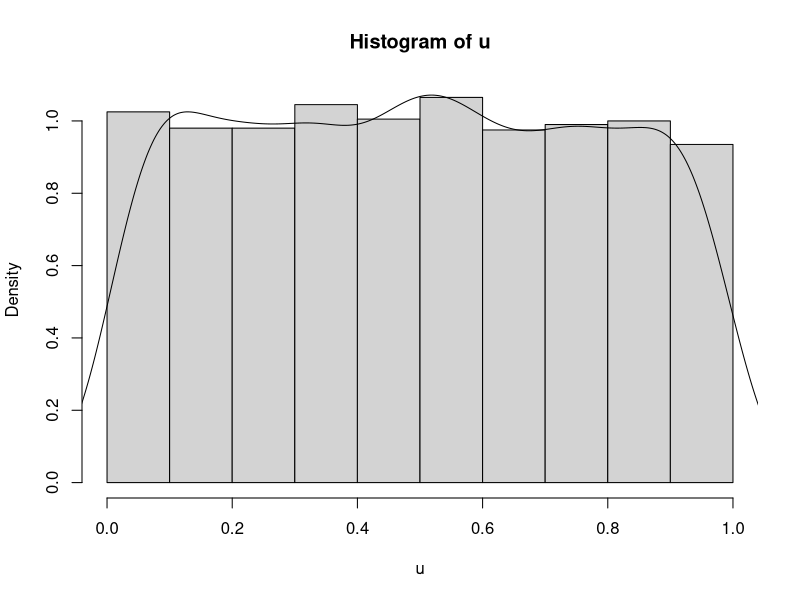
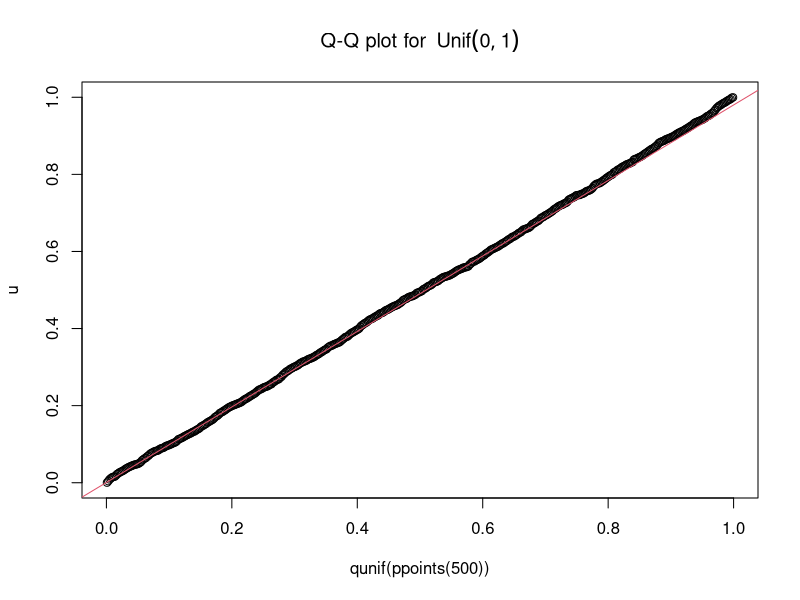
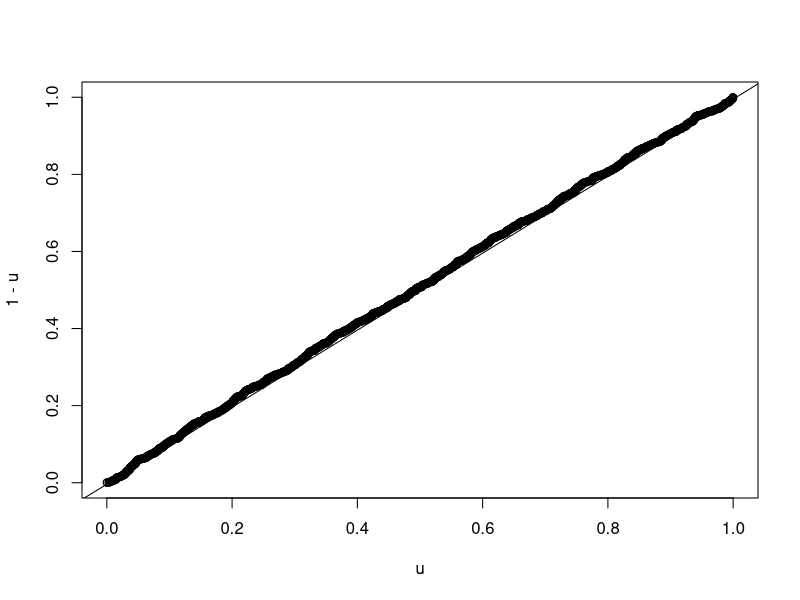
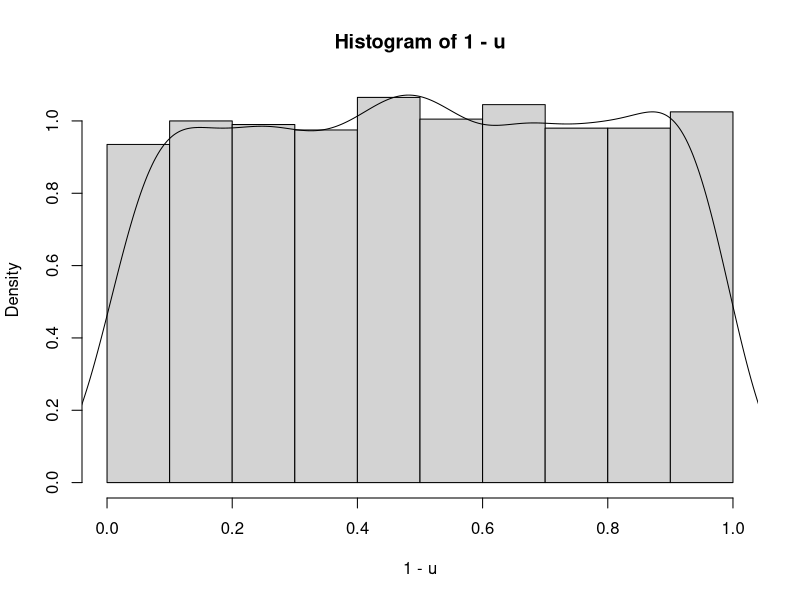
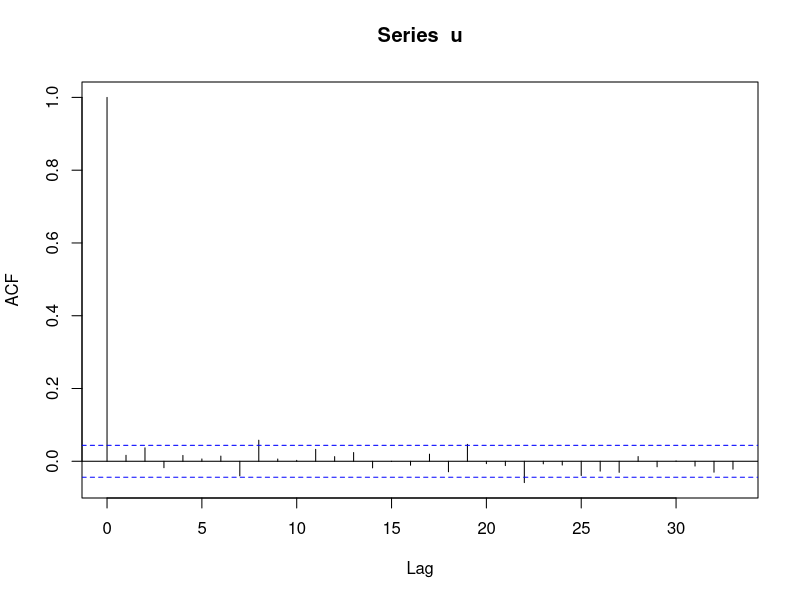
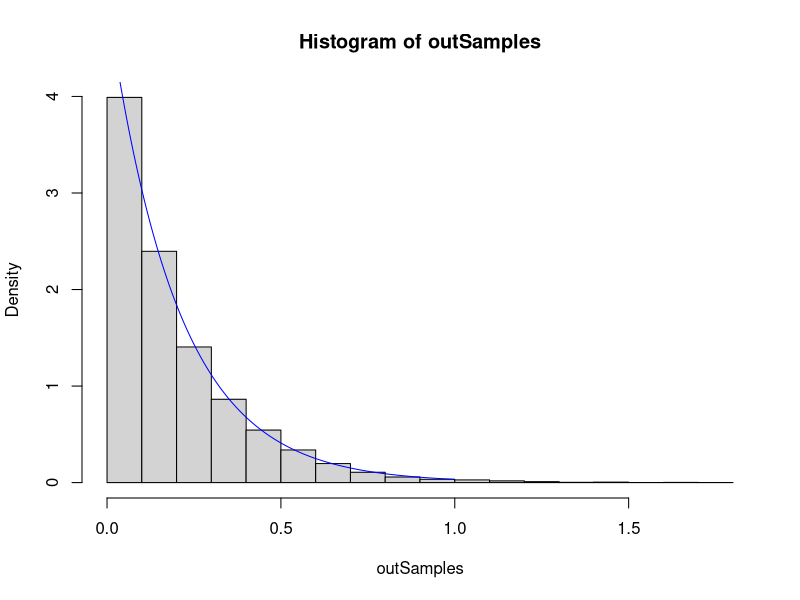
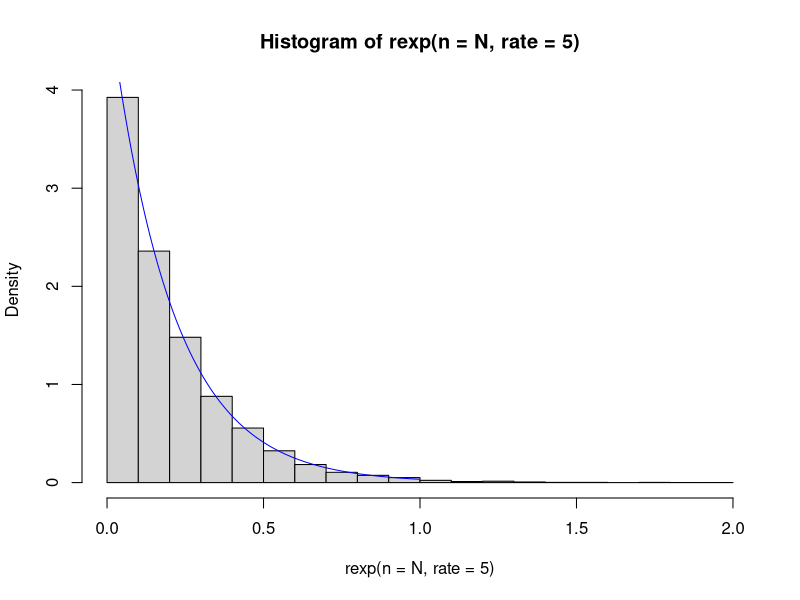
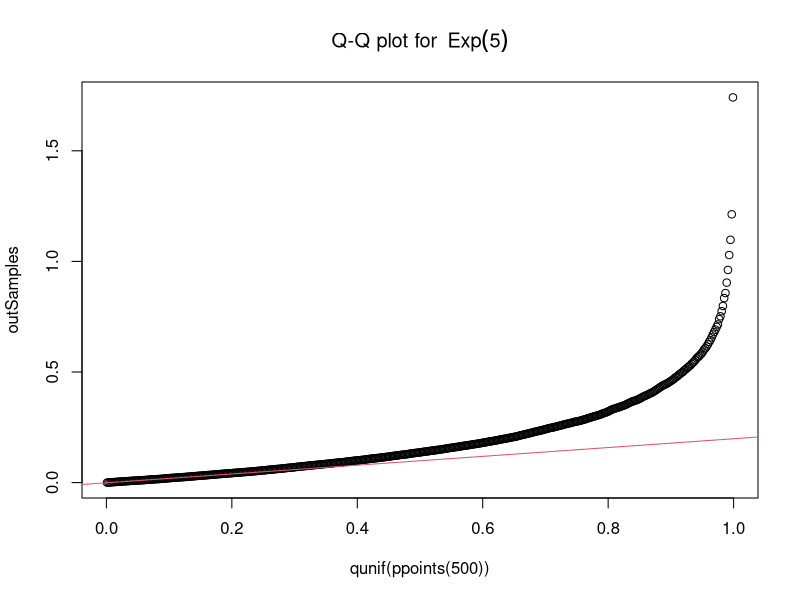

Here is the R script that generated these plots, in order:
## ---- chunk 1
knitr::opts_chunk$set(echo = TRUE)
## ---- chunk 2

u = runif(2000)

#par(mfrow=c(1,2))
hist(u, probability=TRUE)
lines(density(u), xlim=c(0,1))
#par(mfrow=c(1,1))

## Q-Q plot for `runif` data against true theoretical distribution:
qqplot(qunif(ppoints(500)), u,
      main = expression("Q-Q plot for" ~~ {Unif(0,1)}))
qqline(u, distribution = qunif,
      prob = c(0.1, 0.6), col = 2)


qqplot(u,1-u)
qqline(u, distribution = qunif)

hist(1-u, probability = TRUE) ## also follows a uniform dist
lines(density(1-u), xlim=c(0,1))

acf(u) ## autocorrelation of random number generation

## ---- chunk 3
N = 10^4
u = runif(N)

fInv = function(u){
  (-1/5) * log(u) ## or log(1-u)
}

outSamples = fInv(u)


hist(outSamples, probability = TRUE)
lines(x = ppoints(200), y = dexp(x = ppoints(200), rate = 5), 
      col = "blue")
hist(rexp(n = N, rate = 5), probability = TRUE)
lines(x = ppoints(200), y = dexp(x = ppoints(200), rate = 5), 
      col = "blue")



qqplot(qunif(ppoints(500)), outSamples,
      main = expression("Q-Q plot for" ~~ {Exp(5)}))
qqline(outSamples, distribution = qexp,
      prob = c(0.1, 0.9), col = 2)



## ---- chunk 4
cdf = c(0.0, 0.1, 0.3, 0.5, 0.7, 1.0)
results = numeric(length = 1000) ## creates a vector of zeros
u = runif(1000)
for(i in 2:6){
    ind = (cdf[i-1] < u) & (u <= cdf[i])
    results[ind] <- (i-2)
}

table(results) / 1000


hist(results, probability = TRUE)

## ---- chunk 5

N = 1000

Z = rnorm(n = 2*N, mean = 0, sd = 1)
Z = matrix(data = Z, nrow = N, ncol = 2)

transfromation <- function(vec){
  R = sqrt(sum(vec^2))
  #R = sqrt(vec[1]^2 + vec[2]^2)
  return(R)
}


R_Out = apply(X = Z, MARGIN = 1, FUN = transfromation)

hist(R_Out)

## compare with Rayleigh {VGAM}	

sqrt(pi/2) ## theoretical mean
mean(R_Out) ## calculated mean
